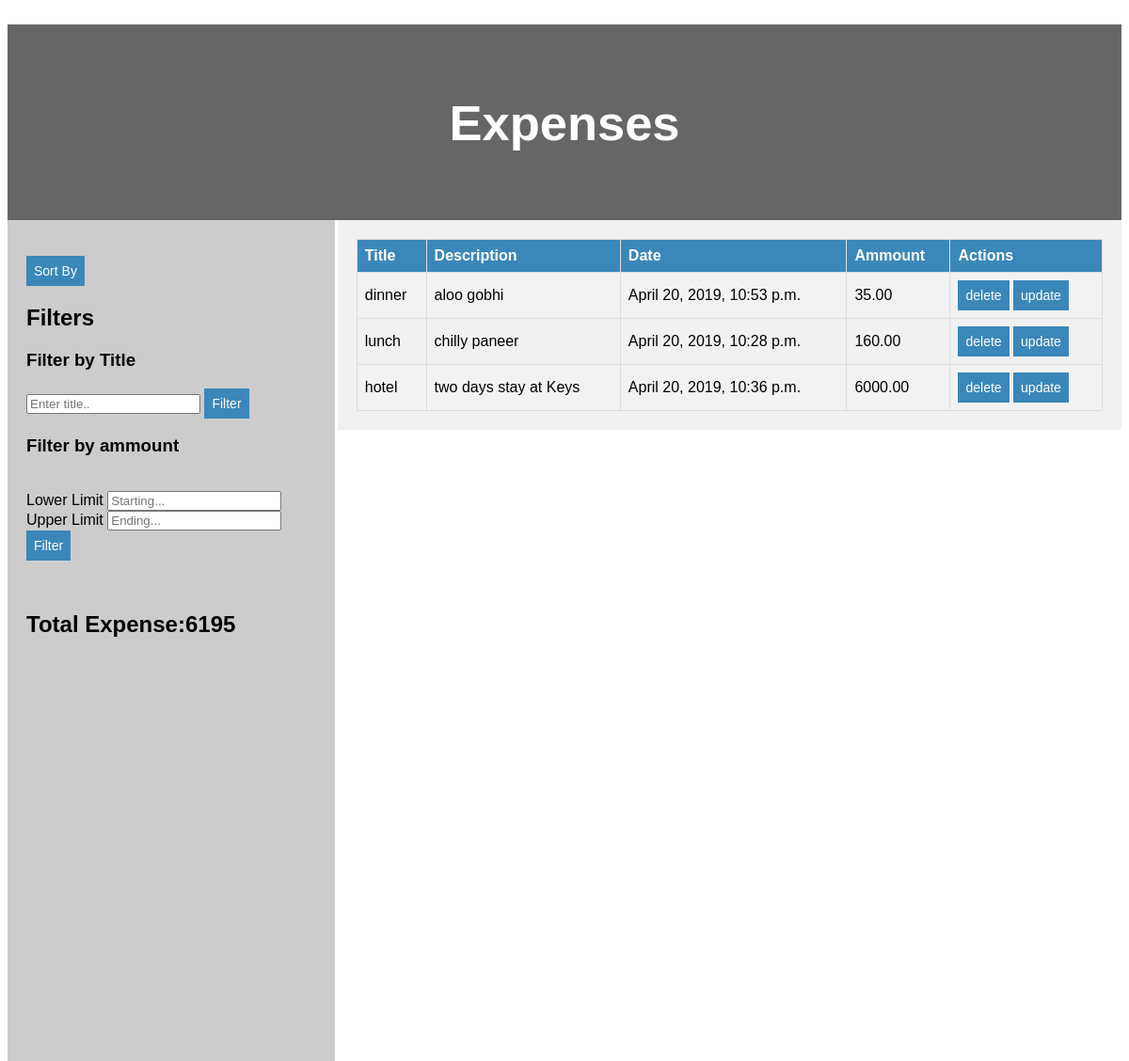
Page /expense_orderby_ammount/ on the committed database.
### expense/models.py (models this page shows)
class expense(models.Model):
	title=models.CharField(max_length=500)
	description=models.TextField(blank=True,null=True)
	ammount=models.DecimalField(decimal_places=2,max_digits=10000)
	date=models.DateTimeField(default=datetime.now, blank=True)

### expense/views.py (the view)
# urls.py: path('expense_orderby_ammount/',expense_orderby_ammount),
def expense_orderby_ammount(request):
	obj=expense.objects.all().order_by('ammount')
	sum=expense.objects.aggregate(Sum('ammount'))
	context={
	"obje":obj,
	"sum":sum
	}
	return render(request,"expense/details.html",context)

### templates/expense/details.html (shortened to what this page needs)
<html>
<head>
</head>
<body class="body">
	<a href="http://127.0.0.1:8000/home/">Home</a>
	<header>
		<a href="http://127.0.0.1:8000/showexpense/">
  <h2>Expenses</h2></a>
</header>
<nav><br>
<div class="dropdown">
  <button class="dropbtn">Sort By</button>
</div>
<div style="height:100%; width:50%ackground:#000000">
<h2>Filters</h2>
<form action='http://127.0.0.1:8000/filter_view_title/' method='GET' >
	<h3>Filter by Title</h3><input type="text" name='title' placeholder="Enter title.." /> <input  class="dropbtn" type='submit' value='Filter' />
</form>
<form action='http://127.0.0.1:8000/filter_view_ammount/' method='GET'>
	<h3>Filter by ammount</h3><br>Lower Limit <input type="text" name='start' placeholder="Starting..." /> <br>Upper Limit <input type="text" name='end' placeholder="Ending..." />  <input class="dropbtn" type='submit' value='Filter' />
</form>
<br>
<h2>Total Expense:{{sum.ammount__sum}}</h2>
</nav>
<article>
<table id="expense">
	<tr>
    <th>Title</th>
    <th>Description</th>
    <th>Date</th>
    <th>Ammount</th>
    <th>Actions</th>
  </tr>
  {% for item in obje%}
  <tr>
<td>{{item.title}}</td>
<td> {{item.description}}</td>
<td>{{item.date}}</td>
<td> {{item.ammount}} </td>
<td><a href='http://127.0.0.1:8000/deleteexpense/{{item.id}}'><button class="dropbtn">delete</button></a>   <a href='http://127.0.0.1:8000/updateexpense/{{item.id}}'><button class="dropbtn">update</button></a></td>
</tr>
{% endfor %}
</table>
</article>
</body>
</html>

### templates/expense/details.html (style rules this page uses)
.dropbtn { background-color:#3b87ba; color: white; padding: 8px; font-size: 14px; border: none; }
a { text-decoration:none; color:white; }
.body { font-family: "Trebuchet MS", Arial, Helvetica, sans-serif; }
.dropdown { position: relative; display: inline-block; }
header { background-color: #666; padding: 30px; text-align: center; font-size: 35px; color: white; }
nav { float: left; width: 26%; background: #ccc; padding: 20px; }
article { float: right; padding: 20px; width: 67%; background-color: #f1f1f1; }
#expense { font-family: "Trebuchet MS", Arial, Helvetica, sans-serif; border-collapse: collapse; width: 100%; }
#expense td, #expense th { border: 1px solid #ddd; padding: 8px; }
#expense tr:nth-child(even) { background-color: #f2f2f2; }
#expense th { text-align: left; background-color: #3b87ba; color: white; }

### rows in the picture
expense: title "dinner", description "aloo gobhi", date "April 20, 2019, 10:53 p.m.", ammount "35.00"
expense: title "lunch", description "chilly paneer", date "April 20, 2019, 10:28 p.m.", ammount "160.00"
expense: title "hotel", description "two days stay at Keys", date "April 20, 2019, 10:36 p.m.", ammount "6000.00"

### other values in the picture
{{ sum.ammount__sum }} "6195"
